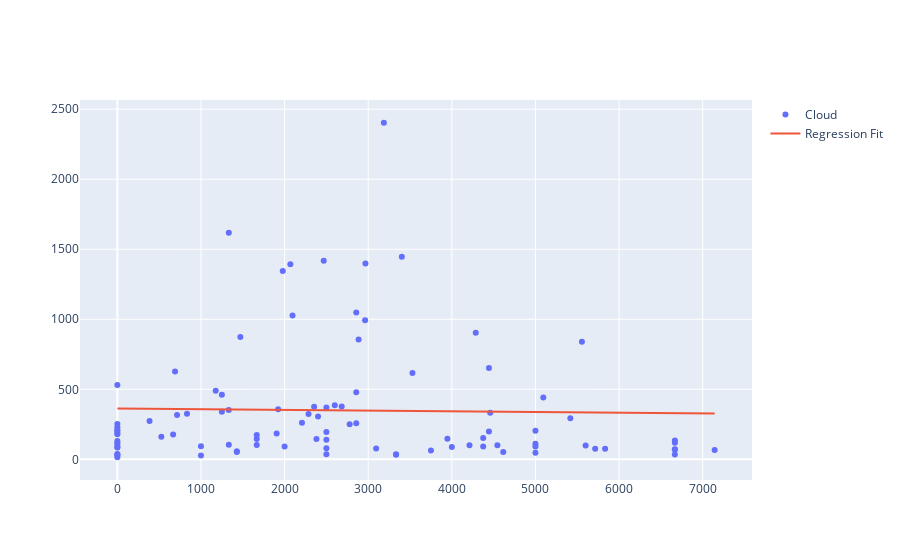

This figure's notebook cell:
### Code cell
df1 = pd.DataFrame(df_covid_temp.iloc[df_covid_temp.shape[0]-14, 0])
df2 = pd.DataFrame(df_maladies_temp.iloc[df_maladies_temp.shape[0]-14, 0])

X = np.array([df2['Taux hospitalisation asthme'].iloc[i] for i in range(len(df2.index))])
X_ = add_constant(X)
Y = np.array([df1['Nombre cumulé de décès'].iloc[i] for i in range(len(df1.index))])

df = pd.DataFrame(X_, columns = ['Taux hospitalisation asthme', 'cst'])
df['Nombre cumulé de décès'] = Y

model = OLS(Y, X_)
model_fit = model.fit()

x_range = np.linspace(np.min(X), np.max(X), 96)
x_range_ = add_constant(x_range)
y_range = model_fit.predict(x_range_)

figure = go.Figure()
figure.add_traces(go.Scatter(x=X, y=Y, name="Cloud", mode = "markers"))
figure.add_traces(go.Scatter(x=x_range, y=y_range, name="Regression Fit", mode = "lines"))
figure.show()
